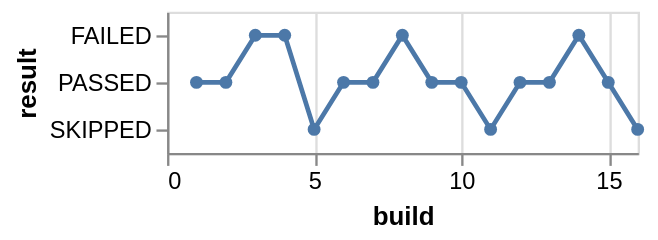

This figure's Vega-Lite source:
### Vega specification from a JSON file in a GitHub repository (floating-point values rounded to 4 significant figures)
{"$schema": "https://vega.github.io/schema/vega/v5.json", "description": "Bump chart", "background": "white", "padding": 5, "width": 200, "style": "cell", "data": [{"name": "source_0", "values": [{"build": 1, "result": "PASSED"}, {"build": 2, "result": "PASSED"}, {"build": 3, "result": "FAILED"}, {"build": 4, "result": "FAILED"}, {"build": 5, "result": "SKIPPED"}, {"build": 6, "result": "PASSED"}, {"build": 7, "result": "PASSED"}, {"build": 8, "result": "FAILED"}, {"build": 9, "result": "PASSED"}, {"build": 10, "result": "PASSED"}, {"build": 11, "result": "SKIPPED"}, {"build": 12, "result": "PASSED"}, {"build": 13, "result": "PASSED"}, {"build": 14, "result": "FAILED"}, {"build": 15, "result": "PASSED"}, {"build": 16, "result": "SKIPPED"}]}, {"name": "data_0", "source": "source_0", "transform": [{"type": "filter", "expr": "isValid(datum[\"build\"]) && isFinite(+datum[\"build\"])"}]}], "signals": [{"name": "y_step", "value": 20}, {"name": "height", "update": "bandspace(domain('y').length, 1, 0.5) * y_step"}], "marks": [{"name": "layer_0_marks", "type": "line", "style": ["line"], "sort": {"field": ["datum[\"build\"]"], "order": ["ascending"]}, "from": {"data": "source_0"}, "encode": {"update": {"stroke": {"value": "#4c78a8"}, "description": {"signal": "\"build: \" + (format(datum[\"build\"], \"\")) + \"; result: \" + (isValid(datum[\"result\"]) ? datum[\"result\"] : \"\"+datum[\"result\"])"}, "x": {"scale": "x", "field": "build"}, "y": {"scale": "y", "field": "result"}, "defined": {"signal": "isValid(datum[\"build\"]) && isFinite(+datum[\"build\"])"}}}}, {"name": "layer_1_marks", "type": "symbol", "style": ["point"], "sort": {"field": ["datum[\"build\"]"], "order": ["ascending"]}, "from": {"data": "data_0"}, "encode": {"update": {"opacity": {"value": 1}, "fill": {"value": "#4c78a8"}, "ariaRoleDescription": {"value": "point"}, "description": {"signal": "\"build: \" + (format(datum[\"build\"], \"\")) + \"; result: \" + (isValid(datum[\"result\"]) ? datum[\"result\"] : \"\"+datum[\"result\"])"}, "x": {"scale": "x", "field": "build"}, "y": {"scale": "y", "field": "result"}}}}], "scales": [{"name": "x", "type": "linear", "domain": {"fields": [{"data": "source_0", "field": "build"}, {"data": "data_0", "field": "build"}]}, "range": [0, {"signal": "width"}], "nice": true, "zero": true}, {"name": "y", "type": "point", "domain": {"fields": [{"data": "source_0", "field": "result"}, {"data": "data_0", "field": "result"}], "sort": true}, "range": {"step": {"signal": "y_step"}}, "padding": 0.5}], "axes": [{"scale": "x", "orient": "bottom", "gridScale": "y", "grid": true, "tickCount": {"signal": "ceil(width/40)"}, "domain": false, "labels": false, "aria": false, "maxExtent": 0, "minExtent": 0, "ticks": false, "zindex": 0}, {"scale": "x", "orient": "bottom", "grid": false, "title": "build", "labelFlush": true, "labelOverlap": true, "tickCount": {"signal": "ceil(width/40)"}, "zindex": 0}, {"scale": "y", "orient": "left", "grid": false, "title": "result", "zindex": 0}]}
